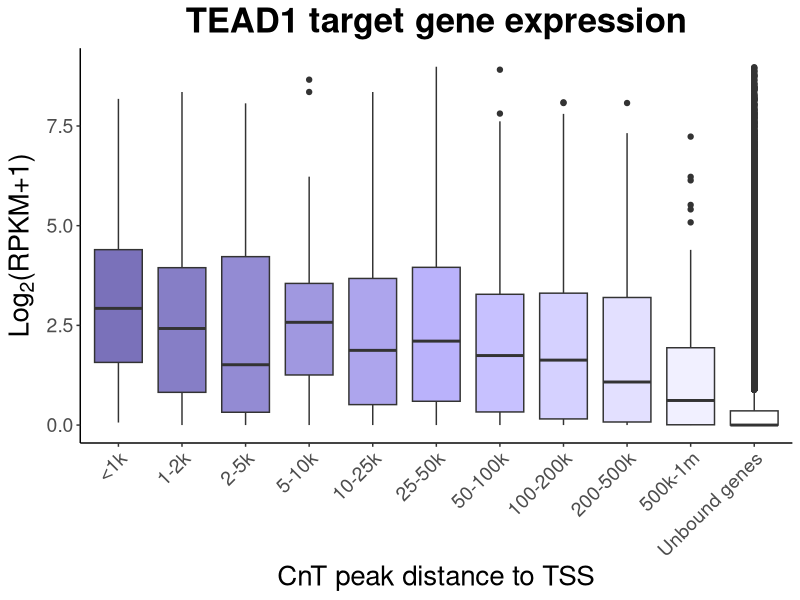

This figure's R source:
library(ggplot2)
library(RColorBrewer)

Data<- read.table("filtered_peaks_3of3_qvalGt5_min2_hg38-all-gene.txt", sep="\t")

readcount_data<- read.table("GSE138688_counts_table.txt", sep="\t", header=T, row.names=1)

readcountsRaw<- readcount_data[,-1]
geneLength<- readcount_data[,1]

rpkm=apply(readcountsRaw,2,function(x) x/sum(x))*10^9/geneLength

gene_ls1k<- c();
gene_1kto2k<- c();
gene_2kto5k<- c();
gene_5kto10k<- c();
gene_10kto25k<- c();
gene_25kto50k<- c();
gene_50kto100k<- c();
gene_100kto200k<- c();
gene_200kto500k<- c();
gene_500kto1m<- c();

######################
group_gene<- function(my_gene, my_dist){

if(my_dist< 1000){
   gene_ls1k<<- c(gene_ls1k, my_gene);
  }
if(my_dist >= 1000 & my_dist< 2000){
   gene_1kto2k<<- c(gene_1kto2k, my_gene);
  }
if(my_dist >= 2000 & my_dist< 5000){
   gene_2kto5k<<- c(gene_2kto5k, my_gene);
  }
if(my_dist >= 5000 & my_dist< 10000){
   gene_5kto10k<<- c(gene_5kto10k, my_gene);
  }
if(my_dist >= 10000 & my_dist< 25000){
   gene_10kto25k<<- c(gene_10kto25k, my_gene);
  }
if(my_dist >= 25000 & my_dist< 50000){
   gene_25kto50k<<- c(gene_25kto50k, my_gene);
  }
if(my_dist >= 50000 & my_dist< 100000){
   gene_50kto100k<<- c(gene_50kto100k, my_gene);
  }
if(my_dist >= 100000 & my_dist< 200000){
   gene_100kto200k<<- c(gene_100kto200k, my_gene);
  }
if(my_dist >= 200000 & my_dist< 500000){
   gene_200kto500k<<- c(gene_200kto500k, my_gene);
  }
if(my_dist >= 500000 & my_dist< 1000000){
   gene_500kto1m<<- c(gene_500kto1m, my_gene);
  }
}
######################

max_dist<- 0;
for(i in 1:nrow(Data)){

   gene<- as.character(Data[i, 1])
   str<- as.character(Data[i, 2])

   if(grepl(',', str)){

      str_vec<- strsplit(str, ",")[[1]]

      for(j in 1:length(str_vec)){

          dist<- abs(as.numeric(strsplit(strsplit(str_vec[j], "[(]")[[1]][2], "[)]")[[1]][1]))
          if(dist > max_dist){
             max_dist<- dist;
            }
          group_gene(gene, dist);
         }
     }
   }

count_data<- cbind(length(gene_ls1k), length(gene_1kto2k), length(gene_2kto5k), length(gene_5kto10k), length(gene_10kto25k), length(gene_25kto50k), length(gene_50kto100k),length(gene_100kto200k), length(gene_200kto500k), length(gene_500kto1m) )
colnames(count_data)<- c("ls1k", "d1to2k", "d2to5k", "d5to10k", "d10to25k", "d25to50k", "d50to100k", "d100to200k", "d200to500k", "d500kto1m");

all_genes<- as.vector(Data[,1])

ec<- 1;

log2rpkm<- log2(rpkm+ec);

####################
get_gene_rpkm<- function(my_gene_bin){ 

gene_rpkms<- as.vector(log2rpkm[rownames(log2rpkm) %in% my_gene_bin, "H9_naive_TSC"])

return(gene_rpkms);
}
####################

rpkm_ls1k<- get_gene_rpkm(gene_ls1k);
rpkm_1kto2k<- get_gene_rpkm(gene_1kto2k);
rpkm_2kto5k<- get_gene_rpkm(gene_2kto5k);
rpkm_5kto10k<- get_gene_rpkm(gene_5kto10k);
rpkm_10kto25k<- get_gene_rpkm(gene_10kto25k);
rpkm_25kto50k<- get_gene_rpkm(gene_25kto50k);
rpkm_50kto100k<- get_gene_rpkm(gene_50kto100k);
rpkm_100kto200k<- get_gene_rpkm(gene_100kto200k);
rpkm_200kto500k<- get_gene_rpkm(gene_200kto500k);
rpkm_500kto1m<- get_gene_rpkm(gene_500kto1m);

rpkm_others<- as.vector(log2rpkm[!(rownames(log2rpkm) %in% all_genes), "H9_naive_TSC"])

exp_data<- cbind(rpkm_ls1k, "<1k");
exp_data<- rbind(exp_data,cbind(rpkm_1kto2k, "1-2k") );
exp_data<- rbind(exp_data,cbind(rpkm_2kto5k, "2-5k") );
exp_data<- rbind(exp_data,cbind(rpkm_5kto10k, "5-10k") );
exp_data<- rbind(exp_data,cbind(rpkm_10kto25k, "10-25k") );
exp_data<- rbind(exp_data,cbind(rpkm_25kto50k, "25-50k") );
exp_data<- rbind(exp_data,cbind(rpkm_50kto100k, "50-100k") );
exp_data<- rbind(exp_data,cbind(rpkm_100kto200k, "100-200k") );
exp_data<- rbind(exp_data,cbind(rpkm_200kto500k, "200-500k") );
exp_data<- rbind(exp_data,cbind(rpkm_500kto1m, "500k-1m") );

exp_data<- rbind(exp_data,cbind(rpkm_others, "Unbound genes") );

exp_data<- data.frame(exp_data);
colnames(exp_data)<- c("log2rpkm", "distTSS");
exp_data[,"log2rpkm"]<- as.numeric(as.character(exp_data[,"log2rpkm"]) )
exp_data[,"distTSS"]<- factor(exp_data[,"distTSS"], levels=c("<1k", "1-2k", "2-5k", "5-10k", "10-25k", "25-50k", "50-100k", "100-200k", "200-500k", "500k-1m", "Unbound genes"))


s<- ggplot(exp_data, aes(x=distTSS, y=log2rpkm, fill=distTSS))+ geom_boxplot( )
s<- s + labs(title="TEAD1 target gene expression", x="CnT peak distance to TSS", y=expression(paste(Log[2], "(RPKM+1)")) );

s<- s+ theme(axis.text.x=element_text(angle=45, hjust=1))
s<- s+ ylim(0,9)

s<- s+  scale_fill_manual(values=colorspace::lighten("slateblue4", seq(0.3, 1, length.out=11)) )

s<- s+ theme(legend.position="none", plot.title=element_text(hjust=0.5, size=25, face="bold"), axis.text=element_text(size=14), axis.title=element_text(size=20) )

s<- s+ theme(panel.grid.major = element_blank(), panel.grid.minor = element_blank(), panel.background = element_blank(), axis.line = element_line(colour = "black"))



pdf("fig3i_filtered_CnT_qval5_min2_H9naiveTSC_gene_exp_bin.pdf");
s;
dev.off();

